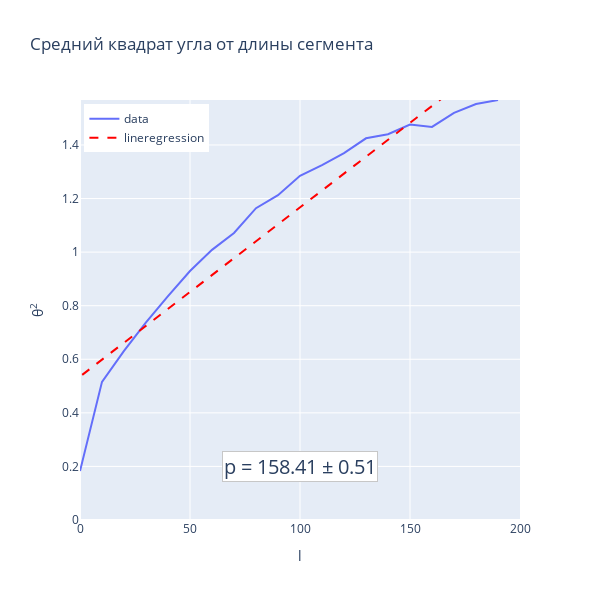

The code cell stored with this chart in its notebook:
### Code cell
fig = go.Figure()
data = group[group['distance']<max_n]
fig.add_trace(go.Scatter(
    x=data['distance'],
    y=data['ang_mean'],
    name="data"
))

fig.add_trace(go.Scatter(
    x=[1, max_n],
    y=[1*slope_θ2 + intercept_θ2, max_n*slope_θ2 + intercept_θ2],
    mode="lines",
    line=dict(color='red', width=2,
                              dash='dash'),
    name="lineregression"
    ))

fig.update_xaxes(range=[0, max_n])
fig.update_yaxes(range=[0, data['ang_mean'].max()])

fig.update_layout(title="Средний квадрат угла от длины сегмента",
                xaxis_title="l",
                yaxis_title="θ<sup>2</sup>",
                width=600,
                height=600,
                legend=dict(
                yanchor="top",
                y=0.99,
                xanchor="left",
                x=0.01
))

fig.add_annotation(x=100, y=0.2,
            text=f'p = {1/slope_θ2:.2f} ± {1/slope_θ2**2 * stderr_θ2:.2f}',
            showarrow=False,
            bordercolor="#c7c7c7",
            bgcolor="white",
            font=dict(
            size=20,
            )
                  )

fig.show()

### Figure 1 — Plotly figure (JSON) as saved in the notebook; plotly's stock layout.template omitted (floating-point values rounded to 4 significant figures)
{"data": [{"name": "data", "type": "scatter", "x": [0, 10, 20, 30, 40, 50, 60, 70, 80, 90, 100, 110, 120, 130, 140, 150, 160, 170, 180, 190], "y": [0.1825, 0.5158, 0.6315, 0.7378, 0.8353, 0.9296, 1.008, 1.072, 1.164, 1.213, 1.285, 1.325, 1.369, 1.425, 1.44, 1.476, 1.467, 1.52, 1.553, 1.568]}, {"line": {"color": "red", "dash": "dash", "width": 2}, "mode": "lines", "name": "lineregression", "type": "scatter", "x": [1, 200], "y": [0.5419, 1.798]}], "layout": {"annotations": [{"bgcolor": "white", "bordercolor": "#c7c7c7", "font": {"size": 20}, "showarrow": false, "text": "p = 158.41 ± 0.51", "x": 100, "y": 0.2}], "height": 600, "legend": {"x": 0.01, "xanchor": "left", "y": 0.99, "yanchor": "top"}, "title": {"text": "Средний квадрат угла от длины сегмента"}, "width": 600, "xaxis": {"range": [0, 200], "title": {"text": "l"}}, "yaxis": {"range": [0, 1.568], "title": {"text": "θ<sup>2</sup>"}}}}
